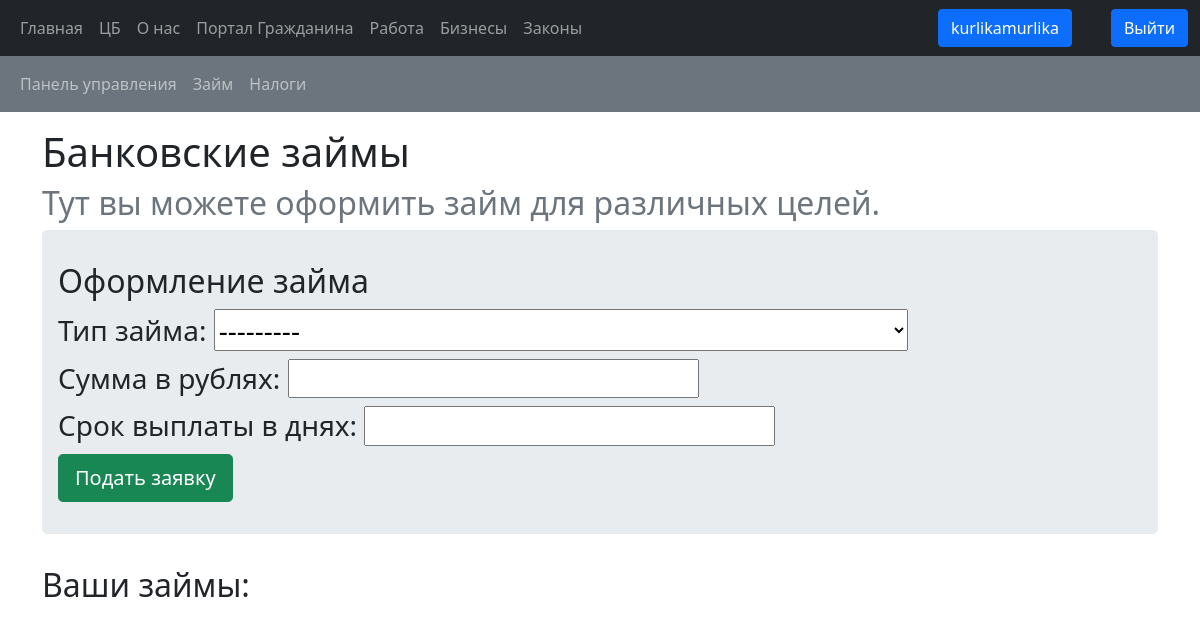
The page /business_management/loan/ (signed in) on the database as committed earlier.
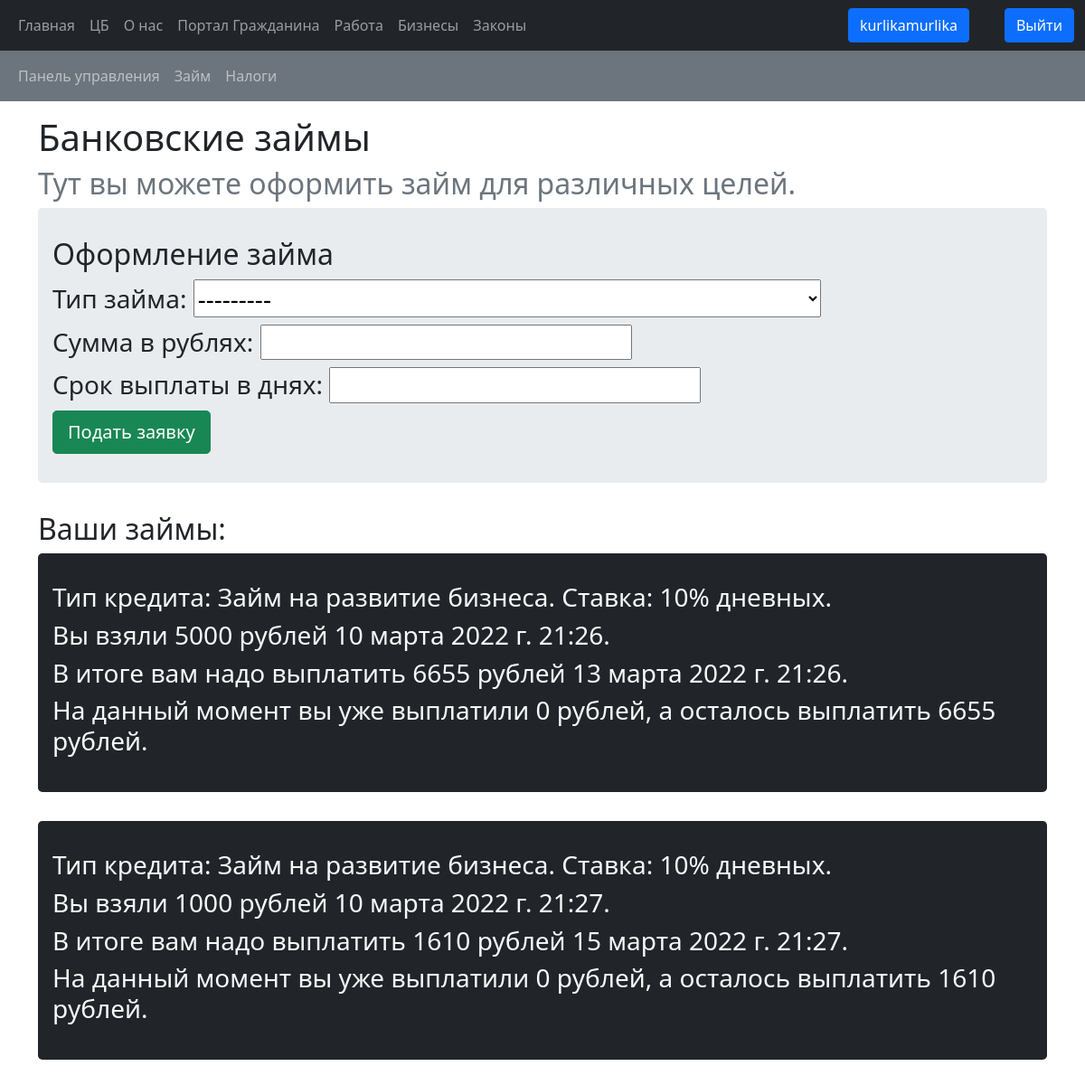
The same page on the database as committed later.
### bank/models.py (models this page shows, shortened)
class Loan(models.Model):
    loaner = models.ForeignKey(Citizen, on_delete=models.CASCADE)
    interest_rate = models.ForeignKey(InterestRate, on_delete=models.CASCADE)
    amount = models.IntegerField(default=0)
    capital = models.IntegerField(default=0)
    period = models.IntegerField(default=0)
    start_date = models.DateTimeField(default=timezone.now)
    payback_date = models.DateTimeField(default=timezone.now)
    payback_sum = models.IntegerField(default=0)
    remained_sum = models.IntegerField(default=0)
    paid_sum = models.IntegerField(default=0)

class InterestRate(models.Model):
    service_type = models.CharField(max_length=50)
    rate = models.IntegerField(default=0)
    def __str__(self):
        return f'{self.service_type}. Ставка: {self.rate}% дневных'

### bank/views.py (the view, shortened to what this page needs)
# urls.py: path('business_management/loan/', views.loan, name='loan'),
def loan(request):
    form = AskLoanForm(request.POST or None)
    citizenship = Citizen.objects.get(user_id=request.user.id)
    property_list = Property.objects.filter(citizen_id=citizenship.id)
    capital = 0
    loan_list = Loan.objects.filter(loaner_id=citizenship.id)
    for element in property_list:
        capital += element.market_price
    interest_rates = InterestRate.objects.all()
    loan_dict = {
        'form': form,
        'loan_list': loan_list,
    }
    return render(request, 'bank/loan.html', context=loan_dict)

### bank/forms.py
class AskLoanForm(forms.ModelForm):
    interest_rate = forms.ModelChoiceField(queryset=InterestRate.objects.all(), label="Тип займа")
    amount = forms.IntegerField(min_value=100, label="Сумма в рублях")
    period = forms.IntegerField(min_value=1, label="Срок выплаты в днях")
    class Meta:
        model = AskLoan
        exclude = ('loaner', 'capital', 'start_date', 'payback_date', 'payback_sum')

### bank/templates/bank/loan.html (shortened to what this page needs)
<!DOCTYPE html>
{% extends 'bank/base.html' %}
{% block extra_nav %}
<nav class="navbar navbar-expand-sm bg-secondary navbar-dark">
  <div class="container-fluid">
    <ul class="navbar-nav">
      <li class="nav-item">
        <a class="nav-link" href="{% url 'bank:business_management' %}">Панель управления</a>
      </li>
      <li class="nav-item">
        <a class="nav-link" href="{% url 'bank:loan' %}">Займ</a>
      </li>
      <li class="nav-item">
        <a class="nav-link" href="{% url 'bank:fiscal_info' %}">Налоги</a>
      </li>
    </ul>
  </div>
</nav>
{% endblock %}
{% block body_content %}
    <h1>Банковские займы</h1>
    <h2 class="text-secondary">Тут вы можете оформить займ для различных целей.</h2>
    <div class="jumbotron">
        <h2>Оформление займа</h2>
        <form method="post">
            <h3>{{ form.interest_rate.label_tag }} {{ form.interest_rate }}</h3>
            <h3>{{ form.amount.label_tag }} {{ form.amount }}</h3>
            <h3>{{ form.period.label_tag }} {{ form.period }}</h3>
            <input type="submit" class="btn btn-lg btn-success" value="Подать заявку">
        </form>
    </div>
    <h2>Ваши займы:</h2>
    {% for loan in loan_list %}
        <div class="jumbotron bg-dark text-light">
            <h3>Тип кредита: {{ loan.interest_rate }}.</h3>
            <h3>Вы взяли {{ loan.amount }} рублей {{ loan.start_date }}.</h3>
            <h3>В итоге вам надо выплатить {{ loan.payback_sum }} рублей {{ loan.payback_date }}.</h3>
            <h3>На данный момент вы уже выплатили {{ loan.paid_sum }} рублей, а осталось выплатить {{ loan.remained_sum }} рублей.</h3>
        </div>
    {% endfor %}
{% endblock %}

Rows that differ between the two databases and show on the page:
added Loan: interest_rate "Займ на развитие бизнеса. Ставка: 10% дневных", amount "5000", start_date "10 марта 2022 г. 21:26", payback_sum "6655", payback_date "13 марта 2022 г. 21:26", paid_sum "0", remained_sum "6655"
added Loan: interest_rate "Займ на развитие бизнеса. Ставка: 10% дневных", amount "1000", start_date "10 марта 2022 г. 21:27", payback_sum "1610", payback_date "15 марта 2022 г. 21:27", paid_sum "0", remained_sum "1610"
